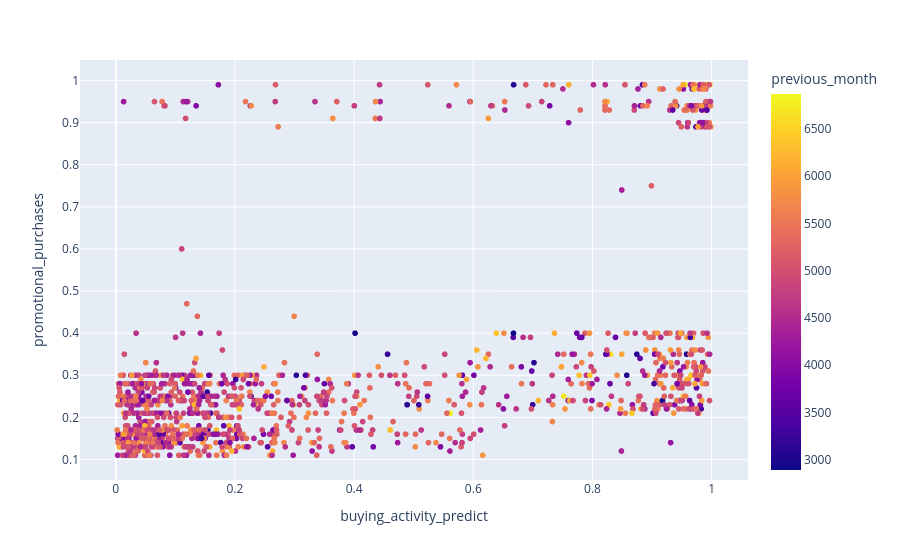

Source (notebook cell):
### Code cell
# previous_month
fig = px.scatter(market_pivot, x="buying_activity_predict", y="promotional_purchases", color="previous_month")
fig.show()

### Figure 1 — Plotly figure (JSON) as saved in the notebook; plotly's stock layout.template omitted (floating-point values rounded to 4 significant figures; data arrays with more than 128 entries replaced by an {"elided": "..."} marker saying what was removed)
{"data": [{"hovertemplate": "buying_activity_predict=%{x}<br>promotional_purchases=%{y}<br>previous_month=%{marker.color}<extra></extra>", "legendgroup": "", "marker": {"color": {"elided": "1296 float values"}, "coloraxis": "coloraxis", "symbol": "circle"}, "mode": "markers", "name": "", "showlegend": false, "type": "scattergl", "x": {"elided": "1296 float values"}, "xaxis": "x", "y": {"elided": "1296 float values"}, "yaxis": "y"}], "layout": {"coloraxis": {"colorbar": {"title": {"text": "previous_month"}}, "colorscale": [[0, "#0d0887"], [0.1111, "#46039f"], [0.2222, "#7201a8"], [0.3333, "#9c179e"], [0.4444, "#bd3786"], [0.5556, "#d8576b"], [0.6667, "#ed7953"], [0.7778, "#fb9f3a"], [0.8889, "#fdca26"], [1, "#f0f921"]]}, "legend": {"tracegroupgap": 0}, "margin": {"t": 60}, "xaxis": {"anchor": "y", "domain": [0, 1], "title": {"text": "buying_activity_predict"}}, "yaxis": {"anchor": "x", "domain": [0, 1], "title": {"text": "promotional_purchases"}}}}
